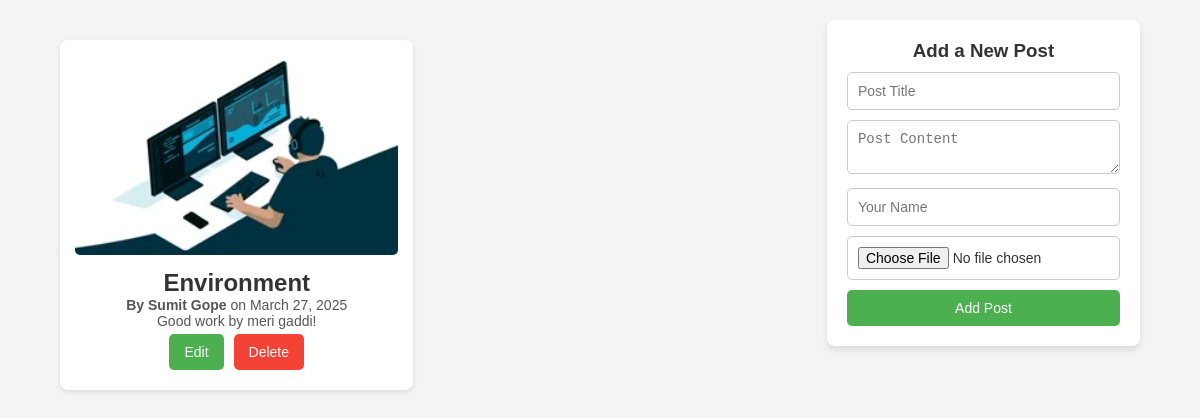
The page /php/post.php on the database its author committed.
### tables this page shows
CREATE TABLE `posts` (
  `ID` int(11) NOT NULL,
  `TITLE` varchar(100) NOT NULL,
  `IMAGE` varchar(255) NOT NULL,
  `CONTENT` varchar(500) NOT NULL,
  `NAME` varchar(100) NOT NULL,
  `DATE` date NOT NULL DEFAULT current_timestamp()
);

### php/post.php (the view, shortened to what this page needs)
<?php
$servername = "localhost";
$username = "root";
$password = "";
$dbname = "final";
$conn = new mysqli($servername, $username, $password, $dbname);
$sql = "SELECT * FROM posts ORDER BY DATE DESC";
$result = $conn->query($sql);
?>
<!DOCTYPE html>
<html lang="en">
<head>
    <link rel="stylesheet" href="admin/css/post.css">
</head>
<body>
    <div class="container">
        <div class="main-content">
            <?php
            if ($result->num_rows > 0) {
                while ($row = $result->fetch_assoc()) {
                    echo '<div class="post">';
                    if (!empty($row['IMAGE'])) {
                        echo '<img src="' . htmlspecialchars($row['IMAGE']) . '" alt="Blog Image">';
                    }
                    echo '<h2>' . htmlspecialchars($row['TITLE']) . '</h2>';
                    echo '<p><strong>By ' . htmlspecialchars($row['NAME']) . '</strong> on ' . date('F j, Y', strtotime($row['DATE'])) . '</p>';
                    echo '<p>' . nl2br(htmlspecialchars($row['CONTENT'])) . '</p>';
                    echo '<a href="post_update.php?id=' . $row['ID'] . '"><button class="btn edit">Edit</button></a>';
                    echo '<a href="post_delete.php?id=' . $row['ID'] . '" onclick="return confirm(\'Are you sure you want to delete this post?\');"><button class="btn delete">Delete</button></a>';
                    echo '</div>';
                }
            } else {
                echo '<p>No posts available.</p>';
            }
            ?>
        </div>
        <aside class="sidebar">
            <h3>Add a New Post</h3>
            <form action="postdb.php" method="post" enctype="multipart/form-data">
                <input type="text" name="title" placeholder="Post Title" required>
                <textarea name="content" placeholder="Post Content" required></textarea>
                <input type="text" name="name" placeholder="Your Name" required>
                <input type="file" name="image" accept="image/*">
                <button type="submit">Add Post</button>
            </form>
        </aside>
    </div>
</body>
</html>

### css/post.css (style rules this page uses)
* { margin: 0; padding: 0; box-sizing: border-box; }
body { font-family: Arial, sans-serif; background-color: #f4f4f4; color: #333; }
.container { width: 80%; margin: 0 auto; }
.main-content { display: flex; margin-top: 20px; }
.sidebar { width: 25%; padding: 20px; background-color: #e9e9e9; margin-left: 20px; }
.sidebar h3 { margin-bottom: 10px; }

### php/post.php (style rules this page uses)
body { font-family: 'Arial', sans-serif; background-color: #f4f4f4; margin: 0; padding: 0; }
.container { width: 90%; margin: 20px auto; display: flex; gap: 20px; }
.main-content { width: 70%; display: grid; grid-template-columns: repeat(2, 1fr); gap: 20px; }
.post { background: #fff; padding: 15px; border-radius: 8px; box-shadow: 0 2px 5px rgba(0, 0, 0, 0.1); text-align: center; }
.post img { width: 100%; height: 200px; object-fit: cover; border-radius: 5px; }
.post h2 { color: #333; margin-top: 10px; }
.post p { color: #555; font-size: 14px; }
.post .btn { display: inline-block; padding: 10px 15px; margin: 5px; border: none; border-radius: 5px; cursor: pointer; font-size: 14px; }
.btn.edit { background: #4CAF50; color: white; }
.btn.delete { background: #f44336; color: white; }
.sidebar { width: 30%; background: white; padding: 20px; border-radius: 8px; box-shadow: 0 4px 6px rgba(0, 0, 0, 0.1); height: fit-content; }
.sidebar h3 { text-align: center; color: #333; }
.sidebar input, .sidebar textarea { width: 100%; padding: 10px; margin-bottom: 10px; border: 1px solid #ccc; border-radius: 5px; font-size: 14px; }
.sidebar button { width: 100%; padding: 10px; background: #4CAF50; color: white; border: none; border-radius: 5px; cursor: pointer; font-size: 14px; transition: 0.3s; }

### rows shown on the page
posts: IMAGE (picture), TITLE "Environment", NAME "Sumit Gope", DATE "March 27, 2025", CONTENT "Good work by meri gaddi!"
